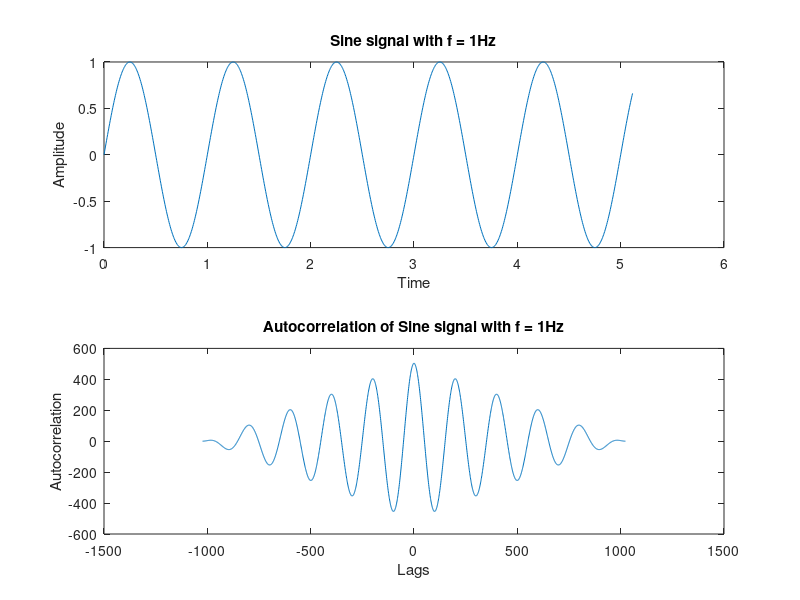

MATLAB code for this plot:
% Plot the autocorrelation sequence of a sine wave with frequency 1 Hz, 
% sampling frequency of 200 Hz for 1024 samples. First plot the sinewave 
% (note: x-axis will be time and y-axis will be the amplitude). Now take autocorrelation of the signal with xcorr() and 
% plot the same (note: x-axis will be lags and y-axis will be autocorrelation).
close all;
f = 1;
fs = 200;
N = 1024;
t = 0: 1/fs :N/fs - 1/fs;

s = sin(2 * pi * f * t);
subplot(2,1,1);
plot(t,s);
xlabel('Time');
ylabel('Amplitude');
title('Sine signal with f = 1Hz');

[corr_seq, lags] = xcorr(s);
subplot(2,1,2);
plot(lags, corr_seq);
xlabel('Lags');
ylabel('Autocorrelation');
title('Autocorrelation of Sine signal with f = 1Hz');